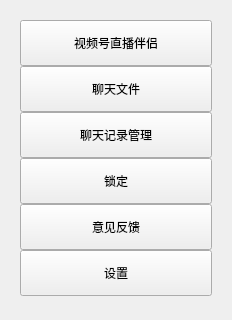
<?xml version="1.0" encoding="UTF-8"?>
<ui version="4.0">
 <class>SideMenuPopup</class>
 <widget class="QDialog" name="SideMenuPopup">
  <property name="geometry">
   <rect>
    <x>0</x>
    <y>0</y>
    <width>232</width>
    <height>320</height>
   </rect>
  </property>
  <property name="minimumSize">
   <size>
    <width>232</width>
    <height>0</height>
   </size>
  </property>
  <property name="maximumSize">
   <size>
    <width>232</width>
    <height>16777215</height>
   </size>
  </property>
  <property name="windowTitle">
   <string>更多</string>
  </property>
  <layout class="QVBoxLayout" name="popup_layout">
   <property name="spacing">
    <number>0</number>
   </property>
   <property name="leftMargin">
    <number>12</number>
   </property>
   <property name="topMargin">
    <number>10</number>
   </property>
   <property name="rightMargin">
    <number>12</number>
   </property>
   <property name="bottomMargin">
    <number>14</number>
   </property>
   <item>
    <widget class="QFrame" name="menu_panel">
     <property name="frameShape">
      <enum>QFrame::NoFrame</enum>
     </property>
     <layout class="QVBoxLayout" name="menu_layout">
      <property name="spacing">
       <number>0</number>
      </property>
      <property name="leftMargin">
       <number>8</number>
      </property>
      <property name="topMargin">
       <number>10</number>
      </property>
      <property name="rightMargin">
       <number>8</number>
      </property>
      <property name="bottomMargin">
       <number>10</number>
      </property>
      <item>
       <widget class="QPushButton" name="live_companion_btn">
        <property name="minimumSize">
         <size>
          <width>0</width>
          <height>46</height>
         </size>
        </property>
        <property name="cursor">
         <cursorShape>PointingHandCursor</cursorShape>
        </property>
        <property name="text">
         <string>视频号直播伴侣</string>
        </property>
        <property name="autoDefault">
         <bool>false</bool>
        </property>
       </widget>
      </item>
      <item>
       <widget class="QPushButton" name="chat_files_btn">
        <property name="minimumSize">
         <size>
          <width>0</width>
          <height>46</height>
         </size>
        </property>
        <property name="cursor">
         <cursorShape>PointingHandCursor</cursorShape>
        </property>
        <property name="text">
         <string>聊天文件</string>
        </property>
        <property name="autoDefault">
         <bool>false</bool>
        </property>
       </widget>
      </item>
      <item>
       <widget class="QPushButton" name="chat_history_btn">
        <property name="minimumSize">
         <size>
          <width>0</width>
          <height>46</height>
         </size>
        </property>
        <property name="cursor">
         <cursorShape>PointingHandCursor</cursorShape>
        </property>
        <property name="text">
         <string>聊天记录管理</string>
        </property>
        <property name="autoDefault">
         <bool>false</bool>
        </property>
       </widget>
      </item>
      <item>
       <widget class="QPushButton" name="lock_btn">
        <property name="minimumSize">
         <size>
          <width>0</width>
          <height>46</height>
         </size>
        </property>
        <property name="cursor">
         <cursorShape>PointingHandCursor</cursorShape>
        </property>
        <property name="text">
         <string>锁定</string>
        </property>
        <property name="autoDefault">
         <bool>false</bool>
        </property>
       </widget>
      </item>
      <item>
       <widget class="QPushButton" name="feedback_btn">
        <property name="minimumSize">
         <size>
          <width>0</width>
          <height>46</height>
         </size>
        </property>
        <property name="cursor">
         <cursorShape>PointingHandCursor</cursorShape>
        </property>
        <property name="text">
         <string>意见反馈</string>
        </property>
        <property name="autoDefault">
         <bool>false</bool>
        </property>
       </widget>
      </item>
      <item>
       <widget class="QPushButton" name="settings_btn">
        <property name="minimumSize">
         <size>
          <width>0</width>
          <height>46</height>
         </size>
        </property>
        <property name="cursor">
         <cursorShape>PointingHandCursor</cursorShape>
        </property>
        <property name="text">
         <string>设置</string>
        </property>
        <property name="autoDefault">
         <bool>false</bool>
        </property>
       </widget>
      </item>
     </layout>
    </widget>
   </item>
  </layout>
 </widget>
 <tabstops>
  <tabstop>live_companion_btn</tabstop>
  <tabstop>chat_files_btn</tabstop>
  <tabstop>chat_history_btn</tabstop>
  <tabstop>lock_btn</tabstop>
  <tabstop>feedback_btn</tabstop>
  <tabstop>settings_btn</tabstop>
 </tabstops>
 <resources />
 <connections />
</ui>
